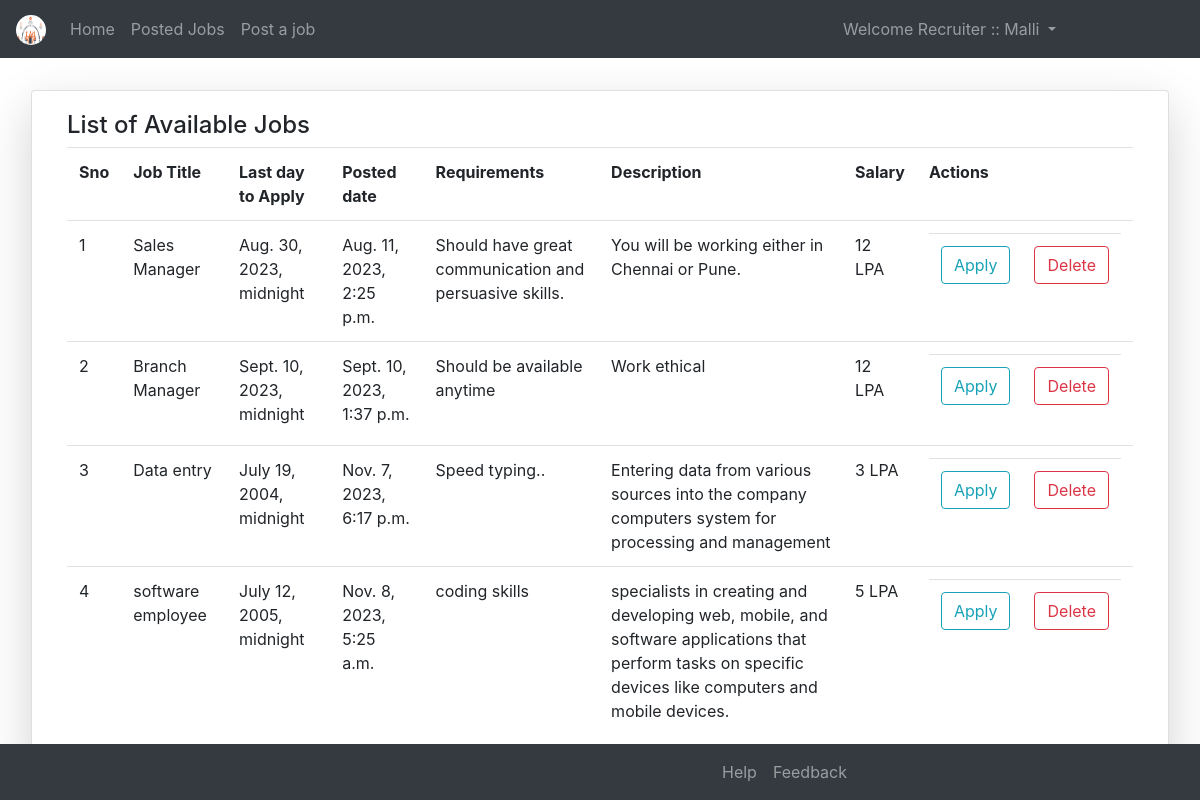
Screenshot of /ajlst/ (signed in) with the database file from the repository.
### OnlineJobsApp/models.py (models this page shows)
class User(AbstractUser):
    k = [
        ('0','Guest'),
        ('1','Recruiter'),
        ('2','Applicant'),
    ]
    g = [
        ('0','--- Select Your Gender ---'),
		('1','Male'),
		('2','Female'),
    ]
    d = [
        ('0','General'),
        ('1','Super'),
    ]
    uid = models.CharField(max_length=12)
    mobile = models.CharField(max_length=10,null=False,blank=False)
    pfimg = models.ImageField(upload_to='Profiles/',default='apl.png')
    email = models.EmailField(max_length=254)
    gender = models.CharField(choices=g,default='0',max_length=5)
    role_type = models.CharField(choices=k,max_length=5,default='0')
    desg = models.CharField(choices=d,max_length=5,default='0')

class job(models.Model):
    j = [
        ('o','Opened'),
        ('c','Closed'),
    ]
    j_title = models.CharField(max_length=20)
    end_date = models.DateTimeField()
    p_date = models.DateTimeField(auto_now_add=True)
    requirements =models.TextField()
    j_status=models.CharField(choices=j,default='o',max_length=5)
    salary = models.IntegerField(default=3)
    description = models.CharField(max_length=500,blank=False)
    jb = models.ForeignKey(User,on_delete=models.CASCADE)

### OnlineJobsApp/views.py (the view)
# urls.py: path('ajlst/',views.ajoblist,name="ajlst"),
def ajoblist(request):
    k = job.objects.all()
    p=[]
    for i in k:
        if i.j_status == 'o':
            p.append(i)
    return render(request,'html/ajoblist.html',{'h':p})

### OnlineJobsApp/templates/html/ajoblist.html (shortened to what this page needs)
{% extends 'html/base.html' %}
{% block content %}
<div class="container-fluid mt-4">
	<div class="row mx-2">
		<div class="card col-md shadow-lg h-100 m-2">
			<div class="card-body">
				<h4>List of Available Jobs</h4>
				<table class="table">
					<tr>
						<th>Sno</th>
						<th>Job Title</th>
						<th>Last day to Apply</th>
						<th>Posted date</th>
						<th>Requirements</th>
						<th>Description</th>
						<th>Salary</th>
						<th>Actions</th>
					</tr>
					{% for i in h %}
					<tr>
						<td>{{forloop.counter}}</td>
						<td>{{i.j_title}}</td>
						<td>{{i.end_date}}</td>
						<td>{{i.p_date}}</td>
						<td>{{i.requirements}}</td>
						<td>{{i.description}}</td>
						<td>{{i.salary}} LPA</td>
						<td>
							<table class="table">
								<tr>
									<td> <a href="{% url 'app' i.id %}" class="btn btn-outline-info form-control">Apply</a>
									</td>
								<td>
									<a href="" class="btn btn-outline-danger form-control">Delete</a></td>
								</tr>
							</table>
						</td>
					</tr>
					{% endfor %}
				</table>
			</div>
		</div>
	</div>
</div>
{% endblock %}

### OnlineJobsApp/templates/html/navbar.html (shortened to what this page needs)
{% load static %}
<nav class="navbar navbar-expand-md bg-dark navbar-dark">
  <a class="navbar-brand" href="{% url 'home' %}">
  <img src="{% static 'images/icons/logo.png' %}" class="rounded-circle" width="30px" height="30px"></a>
  <div class="collapse navbar-collapse" id="collapsibleNavbar">
    <ul class="navbar-nav">
      {% if not user.is_authenticated %}
      <li class="nav-item">
        <a class="nav-link {% if request.path == '/' %}active{% endif %}" href="{% url 'home' %}">Home</a>
      </li>
      <li class="nav-item">
        <a class="nav-link {% if request.path == '/abt/' %}active{% endif %}" href="{% url 'about' %}">About</a>
      </li>
      <li class="nav-item">
        <a class="nav-link {% if request.path == '/cnt/' %}active{% endif %}" href="{% url 'contact' %}">Contact</a>
      </li>
      <li class="nav-item">
        <a class="nav-link {% if request.path == '/reg/' %}active{% endif %}" href="{% url 'rg' %}">Register</a>
      </li>
      {% else %}
      <li class="nav-item">
        <a class="nav-link {% if request.path == '/' %}active{% endif %}" href="{% url 'home' %}">Home</a>
      </li>
      {% if request.user.role_type == "0" and not request.user.is_superuser %}
      <li class="nav-item">
        <a class="nav-link" href="{% url 'home' %}">Access Denied</a>
      </li>
      {% elif request.user.role_type == "1" and request.user.rcprofile.rstatus == 1 %}
      <li class="nav-item">
        <a class="nav-link" href="{% url 'jlst' %}">Posted Jobs</a>
      </li>
      <li class="nav-item">
        <a class="nav-link" href="{% url 'pj' %}">Post a job</a>
      </li>
      {% endif %}
      {% endif %}
    </ul>
    <ul class="navbar-nav ml-auto" style="margin-right:120px">
      {% if not user.is_authenticated %}
      <li class="nav-item">
        <a class="nav-link {% if request.path == '/lgn/' %}active{% endif %}" href="{% url 'lg' %}">Login</a>
      </li>
      {% else %}
      <div class="dropdown">
        <a class="nav-link dropdown-toggle" data-toggle="dropdown">
          Welcome {% if user.is_superuser %}
                    Admin :: {{request.user.username}}
                  {% else %}
                    {% if request.user.role_type == '0' %}
                      Guest :: {{request.user.username}}
                    {% elif request.user.role_type == '1' %}
                      Recruiter :: {{request.user.username}}
                    {% elif request.user.role_type == '2' %}
                      Applicant :: {{request.user.username}}
                    {% endif %}
                  {% endif %}
        </a>
      </div>
      {% endif %}
    </ul>
  </div>
</nav>

### rows the page displays
User: user.username "Malli"
job: j_title "Sales Manager", end_date "Aug. 30, 2023, midnight", p_date "Aug. 11, 2023, 2:25 p.m.", requirements "Should have great communication and persuasive skills.", description "You will be working either in Chennai or Pune.", salary "12"
job: j_title "Branch Manager", end_date "Sept. 10, 2023, midnight", p_date "Sept. 10, 2023, 1:37 p.m.", requirements "Should be available anytime", description "Work ethical", salary "12"
job: j_title "Data entry", end_date "July 19, 2004, midnight", p_date "Nov. 7, 2023, 6:17 p.m.", requirements "Speed typing..", description "Entering data from various sources into the company computers system for processing and management", salary "3"
job: j_title "software employee", end_date "July 12, 2005, midnight", p_date "Nov. 8, 2023, 5:25 a.m.", requirements "coding skills", description "specialists in creating and developing web, mobile, and software applications that perform tasks on specific devices like computers and mobile devices.", salary "5"
